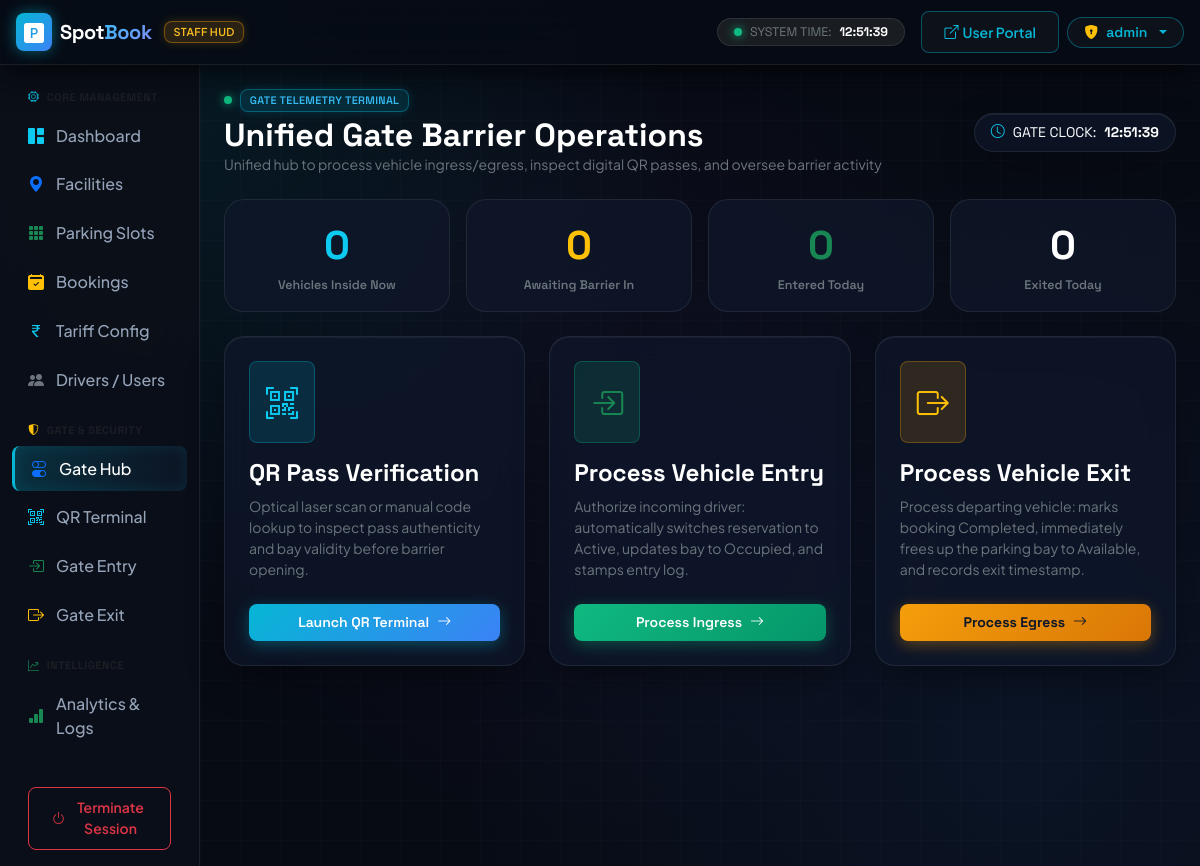
The app's page /admin_app/gate/ (signed in), older data.
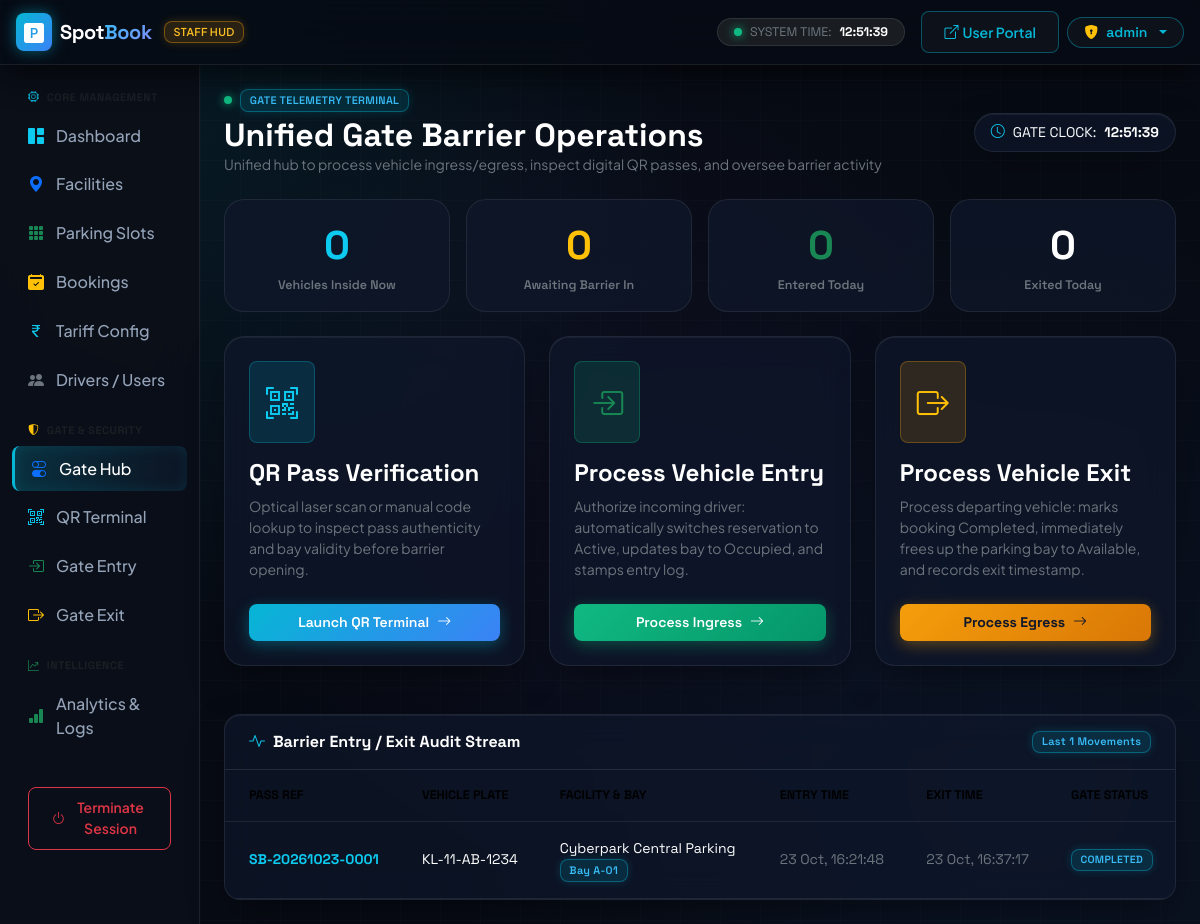
The same page, newer data.
### admin_app/models.py (models this page shows, shortened)
class EntryExitTable(models.Model):
    BOOKINGID = models.ForeignKey("user_app.BookingTable", on_delete=models.CASCADE)
    entry_time = models.DateTimeField(null=True, blank=True)
    exit_time = models.DateTimeField(null=True, blank=True)
    notes = models.CharField(max_length=255, blank=True, default='')

class ParkingSlotTable(models.Model):
    STATUS_CHOICES = (
        ('Available', 'Available'),
        ('Reserved', 'Reserved'),
        ('Occupied', 'Occupied'),
    )
    LOCATIONID = models.ForeignKey(ParkingLocationTable, on_delete=models.CASCADE)
    slot_number = models.CharField(max_length=10)
    slot_type = models.CharField(max_length=20, default="Car") # Car, Bike, EV
    status = models.CharField(max_length=20, choices=STATUS_CHOICES, default="Available")
    price_per_hour = models.DecimalField(max_digits=6, decimal_places=2, default=50.00)
    is_active = models.BooleanField(default=True)
    created_at = models.DateTimeField(auto_now_add=True, null=True, blank=True)

class ParkingLocationTable(models.Model):
    name = models.CharField(max_length=100)
    address = models.TextField()
    city = models.CharField(max_length=100, default='Kozhikode')
    description = models.TextField(blank=True, default='')
    total_slots = models.IntegerField(default=0)
    rate_per_hour = models.DecimalField(max_digits=6, decimal_places=2, default=50.00)
    is_active = models.BooleanField(default=True)
    created_at = models.DateTimeField(auto_now_add=True, null=True, blank=True)

### user_app/models.py (models this page shows, shortened)
class BookingTable(models.Model):
    user = models.ForeignKey(User, on_delete=models.CASCADE)
    slot = models.ForeignKey(ParkingSlotTable, on_delete=models.CASCADE)
    booking_date = models.DateField()
    entry_time = models.TimeField()
    duration_hours = models.IntegerField()
    total_fee = models.DecimalField(max_digits=8, decimal_places=2)
    qr_code = models.ImageField(upload_to='qr_codes/', blank=True, null=True)
    status = models.CharField(max_length=20, default='Confirmed') # Confirmed, Cancelled, Completed
    created_at = models.DateTimeField(auto_now_add=True)
    vehicle_number = models.CharField(max_length=20, blank=True, default='')
    vehicle_type = models.CharField(max_length=20, default='Car')
    @property
    def booking_id(self):
        date_str = self.booking_date.strftime('%Y%m%d') if self.booking_date else '20261023'
        return f"SB-{date_str}-{self.id:04d}" if self.id else f"SB-{date_str}-PENDING"

### admin_app/views.py (the view)
# urls.py: path('gate/', GateOperations.as_view(), name='gate_operations'),  # unified gate terminal
class GateOperations(View):
    def get(self, request):
        if request.session.get('usertype') != 'admin':
            return redirect('login')
        today = datetime.date.today()
        vehicles_inside = BookingTable.objects.filter(status='Active').count()
        awaiting_entry = BookingTable.objects.filter(
            booking_date=today, status__in=['Confirmed', 'Booked']
        ).count()
        exited_today = EntryExitTable.objects.filter(exit_time__date=today).count()
        entered_today = EntryExitTable.objects.filter(entry_time__date=today).count()
        recent_activity = EntryExitTable.objects.select_related(
            'BOOKINGID', 'BOOKINGID__user', 'BOOKINGID__slot', 'BOOKINGID__slot__LOCATIONID'
        ).order_by('-id')[:12]
        context = {
            'vehicles_inside': vehicles_inside,
            'awaiting_entry': awaiting_entry,
            'exited_today': exited_today,
            'entered_today': entered_today,
            'recent_activity': recent_activity,
        }
        return render(request, 'admin/gate_operations.html', context)

### templates/admin/gate_operations.html (shortened to what the changed rows need)
{% extends 'admin/base.html' %}
{% block body %}
<div class="mb-4 d-flex align-items-center justify-content-between flex-wrap gap-3">
    <div>
        <h2 class="fw-bold text-white mb-0 font-tech">Unified Gate Barrier Operations</h2>
    </div>
</div>
{% if recent_activity %}
<div class="glass-panel rounded-4 overflow-hidden">
    <div class="p-3 px-4 border-bottom border-secondary border-opacity-25 d-flex align-items-center justify-content-between">
        <h6 class="fw-bold text-white mb-0 font-tech">
            <i class="bi bi-activity me-2 text-info"></i>Barrier Entry / Exit Audit Stream
        </h6>
        <span class="badge badge-cyber-info fs-xxs font-tech">Last {{ recent_activity|length }} Movements</span>
    </div>
    <div class="table-responsive">
        <table class="table table-hover mb-0 align-middle small font-tech">
            <thead>
                <tr class="text-secondary fs-xs">
                    <th class="ps-4">PASS REF</th>
                    <th>VEHICLE PLATE</th>
                    <th>FACILITY & BAY</th>
                    <th>ENTRY TIME</th>
                    <th>EXIT TIME</th>
                    <th>GATE STATUS</th>
                </tr>
            </thead>
            <tbody>
                {% for log in recent_activity %}
                <tr>
                    <td class="ps-4 fw-bold text-info">{{ log.BOOKINGID.booking_id }}</td>
                    <td class="text-white">{{ log.BOOKINGID.vehicle_number|default:"—" }}</td>
                    <td>
                        <div class="text-white">{{ log.BOOKINGID.slot.LOCATIONID.name }}</div>
                        <span class="badge badge-cyber-info fs-xxs">Bay {{ log.BOOKINGID.slot.slot_number }}</span>
                    </td>
                    <td class="text-secondary">{{ log.entry_time|date:"d M, H:i:s"|default:"—" }}</td>
                    <td class="text-secondary">{{ log.exit_time|date:"d M, H:i:s"|default:"—" }}</td>
                    <td>
                        {% if log.BOOKINGID.status == 'Active' %}
                            <span class="badge badge-cyber-success"><span class="live-dot me-1" style="width: 5px; height: 5px;"></span>INSIDE</span>
                        {% elif log.BOOKINGID.status == 'Completed' %}
                            <span class="badge badge-cyber-info">COMPLETED</span>
                        {% else %}
                            <span class="badge badge-cyber-warning">{{ log.BOOKINGID.status|upper }}</span>
                        {% endif %}
                    </td>
                </tr>
                {% empty %}
                <tr><td colspan="6" class="text-center text-muted py-4">No activity recorded today.</td></tr>
                {% endfor %}
            </tbody>
        </table>
    </div>
</div>
{% endif %}
{% endblock %}

Row changes from the older to the newer data that the page shows:
added EntryExitTable: BOOKINGID.booking_id "SB-20261023-0001", BOOKINGID.vehicle_number "KL-11-AB-1234", BOOKINGID.slot.LOCATIONID.name "Cyberpark Central Parking", BOOKINGID.slot.slot_number "A-01", entry_time "23 Oct, 16:21:48", exit_time "23 Oct, 16:37:17", shows "COMPLETED"
Text that changed along with them:
{{ recent_activity|length }}: (not shown) → "1"
text now shown: "Barrier Entry / Exit Audit Stream Last Movements FACILITY & BAY ENTRY TIME EXIT TIME GATE STATUS"
